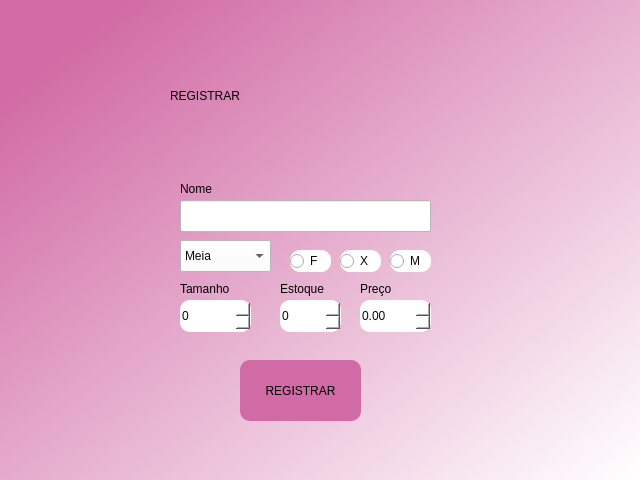
<?xml version="1.0" encoding="UTF-8"?>
<ui version="4.0">
 <class>menuWindow</class>
 <widget class="QDialog" name="menuWindow">
  <property name="geometry">
   <rect>
    <x>0</x>
    <y>0</y>
    <width>640</width>
    <height>480</height>
   </rect>
  </property>
  <property name="windowTitle">
   <string>Registrar</string>
  </property>
  <widget class="QWidget" name="bgWidget" native="true">
   <property name="geometry">
    <rect>
     <x>0</x>
     <y>0</y>
     <width>640</width>
     <height>480</height>
    </rect>
   </property>
   <property name="styleSheet">
    <string notr="true">QWidget#bgWidget{
background-color: qlineargradient(spread:pad, x1:0.073, y1:0.128341, x2:1, y2:1, stop:0 rgba(209, 107, 165, 255), stop:1 rgba(255, 255, 255, 255));}</string>
   </property>
   <widget class="QLabel" name="label">
    <property name="geometry">
     <rect>
      <x>170</x>
      <y>60</y>
      <width>261</width>
      <height>71</height>
     </rect>
    </property>
    <property name="styleSheet">
     <string notr="true">font: 36pt &quot;Monospace&quot;;</string>
    </property>
    <property name="text">
     <string>REGISTRAR</string>
    </property>
   </widget>
   <widget class="QPushButton" name="registerButton">
    <property name="geometry">
     <rect>
      <x>240</x>
      <y>360</y>
      <width>121</width>
      <height>61</height>
     </rect>
    </property>
    <property name="cursor">
     <cursorShape>PointingHandCursor</cursorShape>
    </property>
    <property name="styleSheet">
     <string notr="true">border-radius: 10px;
border-color: rgb(255, 255, 255);
background-color: rgba(209, 107, 165, 255);
</string>
    </property>
    <property name="text">
     <string>REGISTRAR</string>
    </property>
    <property name="icon">
     <iconset theme="QIcon::ThemeIcon::InsertImage">
      <normaloff>Icon/signUp.png</normaloff>
      <normalon>Icon/signUp.png</normalon>
      <disabledoff>Icon/signUp.png</disabledoff>
      <disabledon>Icon/signUp.png</disabledon>
      <activeoff>Icon/signUp.png</activeoff>
      <activeon>Icon/signUp.png</activeon>
      <selectedoff>Icon/signUp.png</selectedoff>
      <selectedon>Icon/signUp.png</selectedon>Icon/signUp.png</iconset>
    </property>
    <property name="iconSize">
     <size>
      <width>40</width>
      <height>40</height>
     </size>
    </property>
   </widget>
   <widget class="QLineEdit" name="lineName">
    <property name="geometry">
     <rect>
      <x>180</x>
      <y>200</y>
      <width>251</width>
      <height>32</height>
     </rect>
    </property>
    <property name="styleSheet">
     <string notr="true">background-color: rgb(255, 255, 255);
color: rgba(209, 107, 165, 255);</string>
    </property>
    <property name="text">
     <string/>
    </property>
   </widget>
   <widget class="QLabel" name="labelWrong">
    <property name="geometry">
     <rect>
      <x>180</x>
      <y>320</y>
      <width>31</width>
      <height>18</height>
     </rect>
    </property>
    <property name="styleSheet">
     <string notr="true">color: red;
font: 8pt &quot;Noto Sans&quot;;</string>
    </property>
    <property name="text">
     <string/>
    </property>
   </widget>
   <widget class="QLabel" name="label_4">
    <property name="geometry">
     <rect>
      <x>180</x>
      <y>180</y>
      <width>58</width>
      <height>18</height>
     </rect>
    </property>
    <property name="text">
     <string>Nome</string>
    </property>
   </widget>
   <widget class="QComboBox" name="comboBoxType">
    <property name="geometry">
     <rect>
      <x>180</x>
      <y>240</y>
      <width>91</width>
      <height>32</height>
     </rect>
    </property>
    <property name="styleSheet">
     <string notr="true">background-color: rgb(255, 255, 255);
color: rgb(8, 8, 8);</string>
    </property>
    <item>
     <property name="text">
      <string>Meia</string>
     </property>
    </item>
    <item>
     <property name="text">
      <string>Chapéu</string>
     </property>
    </item>
    <item>
     <property name="text">
      <string>Lingerie</string>
     </property>
    </item>
    <item>
     <property name="text">
      <string>Moletom</string>
     </property>
    </item>
   </widget>
   <widget class="QRadioButton" name="radioButtonM">
    <property name="geometry">
     <rect>
      <x>390</x>
      <y>250</y>
      <width>41</width>
      <height>22</height>
     </rect>
    </property>
    <property name="styleSheet">
     <string notr="true">color: rgb(8, 8, 8);
background-color: #fff;
 border-radius: 10px;
    </string>
    </property>
    <property name="text">
     <string>M</string>
    </property>
   </widget>
   <widget class="QRadioButton" name="radioButtonF">
    <property name="geometry">
     <rect>
      <x>290</x>
      <y>250</y>
      <width>41</width>
      <height>22</height>
     </rect>
    </property>
    <property name="styleSheet">
     <string notr="true">color: rgb(8, 8, 8);
background-color: #fff;
 border-radius: 10px;
    </string>
    </property>
    <property name="text">
     <string>F</string>
    </property>
   </widget>
   <widget class="QRadioButton" name="radioButtonX">
    <property name="geometry">
     <rect>
      <x>340</x>
      <y>250</y>
      <width>41</width>
      <height>22</height>
     </rect>
    </property>
    <property name="styleSheet">
     <string notr="true">color: rgb(8, 8, 8);
background-color: #fff;
 border-radius: 10px;
    </string>
    </property>
    <property name="text">
     <string>X</string>
    </property>
   </widget>
   <widget class="QSpinBox" name="spinBoxFit">
    <property name="geometry">
     <rect>
      <x>180</x>
      <y>300</y>
      <width>71</width>
      <height>32</height>
     </rect>
    </property>
    <property name="styleSheet">
     <string notr="true">color: rgb(9, 9, 9);
background-color: rgb(255, 255, 255);
border-radius: 10px;</string>
    </property>
   </widget>
   <widget class="QSpinBox" name="spinBoxStock">
    <property name="geometry">
     <rect>
      <x>280</x>
      <y>300</y>
      <width>61</width>
      <height>32</height>
     </rect>
    </property>
    <property name="styleSheet">
     <string notr="true">color: rgb(9, 9, 9);
background-color: rgb(255, 255, 255);
border-radius: 10px;</string>
    </property>
   </widget>
   <widget class="QLabel" name="label_5">
    <property name="geometry">
     <rect>
      <x>180</x>
      <y>280</y>
      <width>58</width>
      <height>18</height>
     </rect>
    </property>
    <property name="text">
     <string>Tamanho</string>
    </property>
   </widget>
   <widget class="QLabel" name="label_6">
    <property name="geometry">
     <rect>
      <x>280</x>
      <y>280</y>
      <width>58</width>
      <height>18</height>
     </rect>
    </property>
    <property name="text">
     <string>Estoque</string>
    </property>
   </widget>
   <widget class="QDoubleSpinBox" name="doubleSpinBoxPrice">
    <property name="geometry">
     <rect>
      <x>360</x>
      <y>300</y>
      <width>71</width>
      <height>32</height>
     </rect>
    </property>
    <property name="styleSheet">
     <string notr="true">color: rgb(9, 9, 9);
background-color: rgb(255, 255, 255);
border-radius: 10px;</string>
    </property>
   </widget>
   <widget class="QLabel" name="label_7">
    <property name="geometry">
     <rect>
      <x>360</x>
      <y>280</y>
      <width>58</width>
      <height>18</height>
     </rect>
    </property>
    <property name="text">
     <string>Preço</string>
    </property>
   </widget>
  </widget>
 </widget>
 <resources/>
 <connections/>
</ui>
